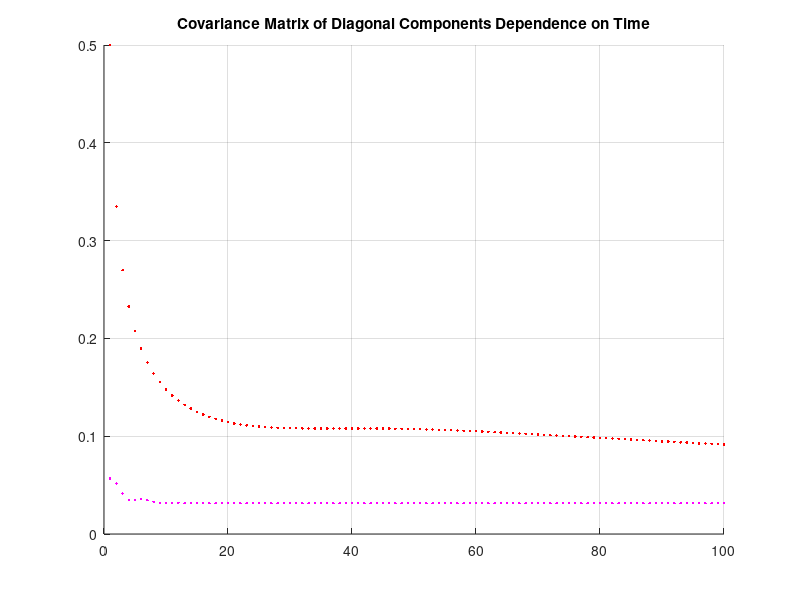

Write MATLAB code to recreate this figure.
% KF_opt - using discrete Kalman filter for obtaining 
% multiple parameters estimations dependence on time based upon an observation.
%
% INTRODUCTION
% The problem of applying Kalman filtering for observation over various
% systems is highly interesting. The possibility of using KF for arbitrary
% noise estimations deserve proper attention. 
% In this Matlab file is considered application of optimal Kalman filter
% for estimation of system with some parameters.
%
% PURPOSE
% The purpose of model is to obtain system parameter variance dependence on
% time. Expected that on each iteration of a Kalman filter system parameter
% variance decreases. Assume that observations occur at fixed discrete time
% intervals. Suppose system with state vector varying on linear rule like: x = Ax + Bu
% 
% NOTATION
% A = state transition matrix.
% P = covariance of the state vector estimate. 
% B = input matrix.
% Q = process noise covariance. 
% R = measurement noise covariance.
% H = observation matrix.
%
% OPERATION
% Covariance of the state vector estimate P calculated on each filter
% iteration. Diagonal elements of P related with estimate variance. So 
% dependence of system parameters estimates variations on time is obtained.

% System parameters:
alpha=1;
beta=1; 
sigma=0.04;
sigma0=0.01;
sigma1=0.02;
sigma2=0.03;

% Define system dimensions
n=6;
A = [1 0.5 0 0 0 0; 0 1 0 0 0 0; 0 0 0.5 0 0 0; 0 0 0 0.5 0.5 0; 0 0 0 -0.5 0.823 0; 0 0 0 0 0 1];     % matrix
lambda = eig(A); % Matrix A eigenvalues
% Define system input control functions:
B = [0 0; 0 0; 0.02 0; 0 0.02; 0 -0.01; 0 0];     % matrix
% Define a process noise:
Q = [1 0; 0 1]; % normalized variance matrix
% Define a measurement error
H = [1 0 1 -1 0 -1]; % normalized measurement vector
R = 0.2; % Error variance
% Covariation matrix of estimation errors (Initial state of matrix)
P = [0.25 0 0 0 0 0; 0 sigma0^2 0 0 0 0; 0 0 sigma1^2 0 0 0; 0 0 0 sigma^2 0 0; 0 0 0 0 ((sigma^2)*(alpha^2+beta^2)) 0; 0 0 0 0 0 sigma2^2];     
% Diagonal contains squares of standard deviation variations
% 5-th diagonal element embodies complex error function
%
m=[]; %Vector representing diagonal elements on each step
c=[]; %Matrix representing time dependence of system variations
k=100;

for i=1:k
   m=sqrt(diag(P));
   S = A * P * A' + B*Q*B';
   % Compute Kalman gain factor:
   K = S*H'*inv(H*S*H'+R);
   % Identity matrix 
   I=eye(n);
   P=(I-K*H)*S;
   c(i,:) = m;
end 
c

figure
 hold on
 grid on
 % plot error dependencies on time:
 hz=plot(c(1:end,1),'r.');
 %hz=plot(c(1:end,2),'g.');
 %hz=plot(c(1:end,3),'b.');
 %hz=plot(c(1:end,4),'c.');
 hz=plot(c(1:end,5),'m.');
 %hz=plot(c(1:end,6),'y.');
 title('Covariance Matrix of Diagonal Components Dependence on Time')
 hold off

